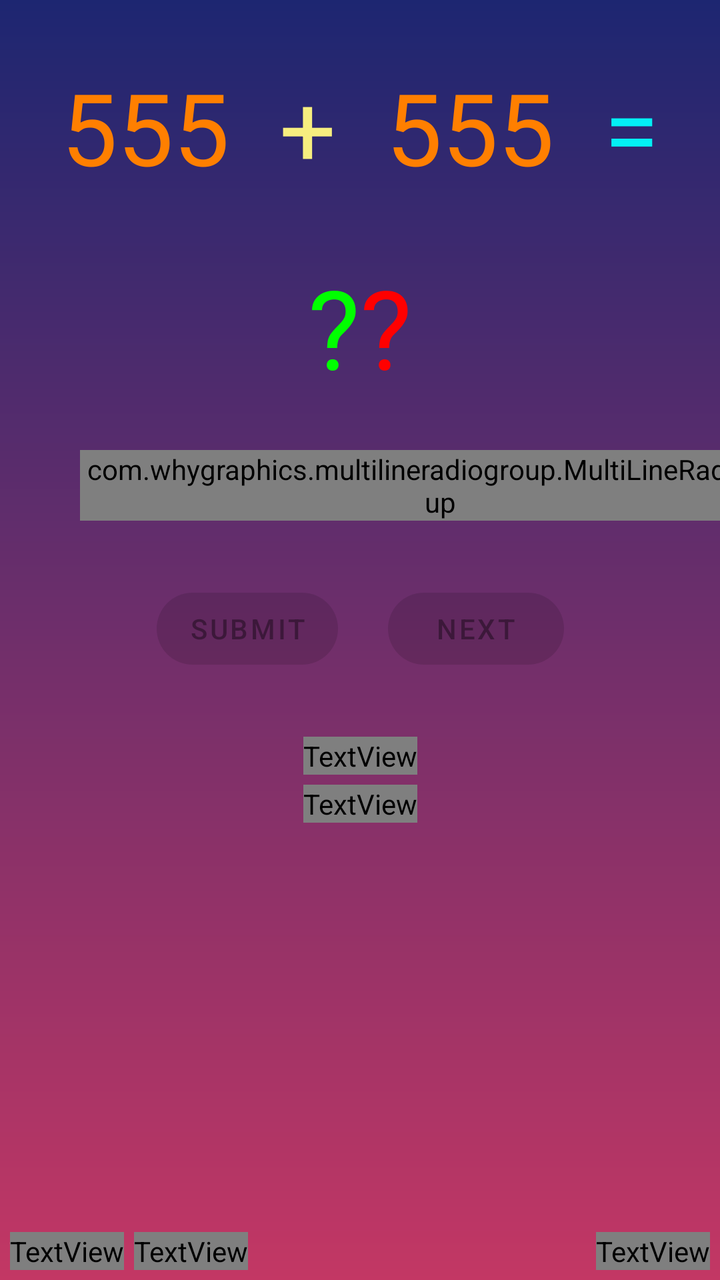
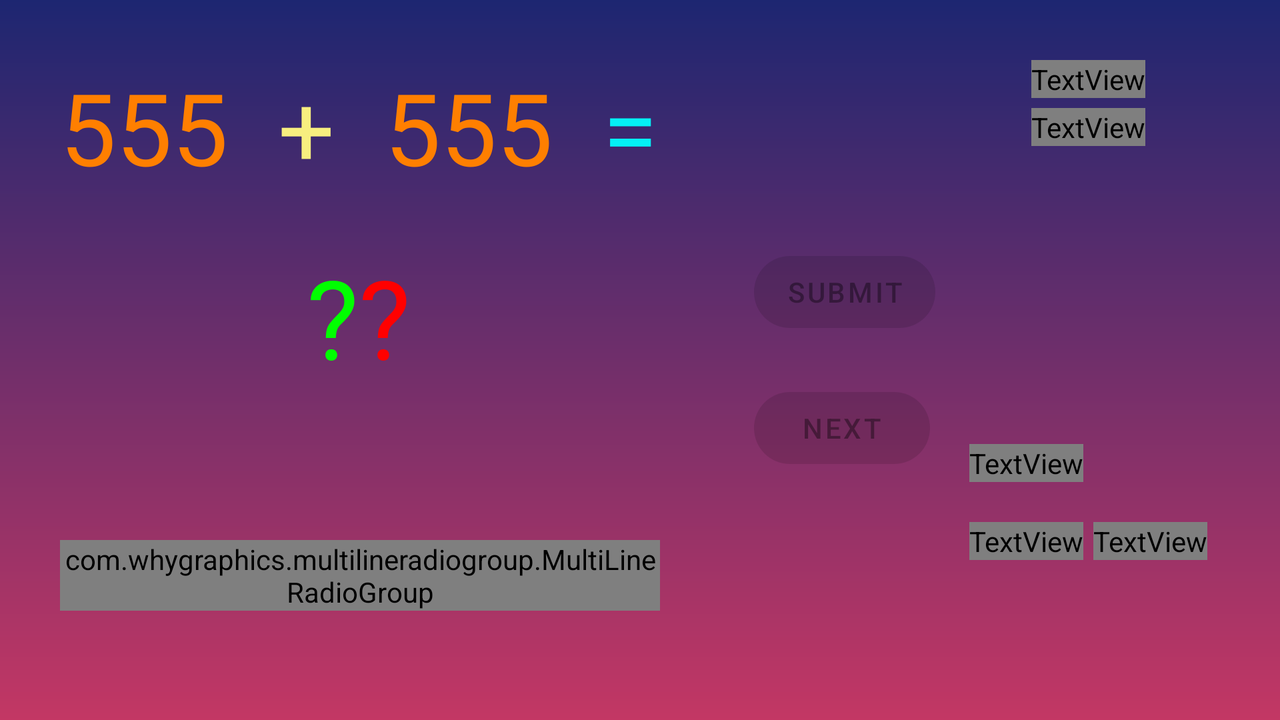

The same Android screen from two of the app's own layout files: first res/layout/ as a phone draws it, then the author's variant for another configuration, drawn on a device whose configuration selects that folder. Both files follow.
<!-- AndroidManifest.xml: application theme Theme.Mathmanica -->
<!-- res/layout/activity_quick_game.xml -->
<?xml version="1.0" encoding="utf-8"?>
<androidx.constraintlayout.widget.ConstraintLayout xmlns:android="http://schemas.android.com/apk/res/android"
    xmlns:app="http://schemas.android.com/apk/res-auto"
    xmlns:multi_line_radio_group="http://schemas.android.com/apk/res-auto"
    xmlns:tools="http://schemas.android.com/tools"
    android:id="@+id/quickGameLayout"
    android:layout_width="match_parent"
    android:layout_height="match_parent"
    tools:context=".QuickGameActivity">

    <RelativeLayout
        android:id="@+id/relativeLayout"
        android:layout_width="wrap_content"
        android:layout_height="wrap_content"
        android:layout_marginTop="30dp"
        app:layout_constraintEnd_toEndOf="parent"
        app:layout_constraintStart_toStartOf="parent"
        app:layout_constraintTop_toTopOf="parent">

        <TextView
            android:id="@+id/firstNumTxt"
            android:layout_width="wrap_content"
            android:layout_height="wrap_content"
            android:text="@string/default_number"
            android:textColor="#ff7f00"
            android:textSize="50sp" />

        <TextView
            android:id="@+id/secondNumTxt"
            android:layout_width="wrap_content"
            android:layout_height="wrap_content"
            android:layout_marginStart="25dp"
            android:layout_toEndOf="@+id/operationTxt"
            android:text="@string/default_number"
            android:textColor="#ff7f00"
            android:textSize="50sp" />

        <TextView
            android:id="@+id/operationTxt"
            android:layout_width="wrap_content"
            android:layout_height="wrap_content"
            android:layout_marginStart="25dp"
            android:layout_toEndOf="@+id/firstNumTxt"
            android:text="@string/addition"
            android:textColor="@color/yellow_caryola"
            android:textSize="50sp" />

        <TextView
            android:id="@+id/equalSignTxt"
            android:layout_width="wrap_content"
            android:layout_height="wrap_content"
            android:layout_marginStart="25dp"
            android:layout_toEndOf="@+id/secondNumTxt"
            android:text="@string/equal"
            android:textColor="#ee00ffff"
            android:textSize="50sp" />
    </RelativeLayout>

    <RelativeLayout
        android:id="@+id/questionMarkRelativeLayout"
        android:layout_width="wrap_content"
        android:layout_height="wrap_content"
        android:layout_marginTop="30dp"
        app:layout_constraintEnd_toEndOf="@+id/relativeLayout"
        app:layout_constraintStart_toStartOf="@+id/relativeLayout"
        app:layout_constraintTop_toBottomOf="@+id/relativeLayout">

        <TextView
            android:id="@+id/questionMarkTxt"
            android:layout_width="wrap_content"
            android:layout_height="wrap_content"
            android:text="@string/question_mark"
            android:textColor="@color/green"
            android:textSize="55sp" />

        <TextView
            android:id="@+id/questionMark_2Txt"
            android:layout_width="wrap_content"
            android:layout_height="wrap_content"
            android:layout_toEndOf="@+id/questionMarkTxt"
            android:text="@string/question_mark"
            android:textColor="@color/red"
            android:textSize="55sp" />
    </RelativeLayout>

    <com.whygraphics.multilineradiogroup.MultiLineRadioGroup
        android:id="@+id/choicesRadioGroup"
        android:layout_width="wrap_content"
        android:layout_height="wrap_content"
        android:layout_marginStart="40dp"
        android:layout_marginTop="25dp"
        app:layout_constraintStart_toStartOf="parent"
        app:layout_constraintTop_toBottomOf="@+id/questionMarkRelativeLayout"
        multi_line_radio_group:max_in_row="2">

        <RadioButton
            android:id="@+id/firstChoiceRadioBtn"
            android:layout_width="wrap_content"
            android:layout_height="wrap_content"
            android:layout_marginTop="25dp"
            android:text="@string/first_choice"
            android:textColor="@color/white_shaded"
            android:textSize="25sp" />

        <RadioButton
            android:id="@+id/secondChoiceRadioBtn"
            android:layout_width="wrap_content"
            android:layout_height="wrap_content"
            android:layout_marginTop="25dp"
            android:text="@string/second_choice"
            android:textColor="@color/white_shaded"
            android:textSize="25sp" />

        <RadioButton
            android:id="@+id/thirdChoiceRadioBtn"
            android:layout_width="wrap_content"
            android:layout_height="wrap_content"
            android:layout_marginTop="25dp"
            android:text="@string/third_choice"
            android:textColor="@color/white_shaded"
            android:textSize="25sp" />

        <RadioButton
            android:id="@+id/fourthChoiceRadioBtn"
            android:layout_width="wrap_content"
            android:layout_height="wrap_content"
            android:layout_marginTop="25dp"
            android:text="@string/fourth_choice"
            android:textColor="@color/white_shaded"
            android:textSize="25sp" />

    </com.whygraphics.multilineradiogroup.MultiLineRadioGroup>


    <TextView
        android:id="@+id/scoreTitleTxt"
        android:layout_width="wrap_content"
        android:layout_height="wrap_content"
        android:layout_marginTop="30dp"
        android:fontFamily="@font/knewave"
        android:text="@string/your_score"
        android:textColor="#DCF763"
        android:textSize="30sp"
        app:layout_constraintEnd_toEndOf="parent"
        app:layout_constraintStart_toStartOf="parent"
        app:layout_constraintTop_toBottomOf="@+id/btnsLayout" />

    <TextView
        android:id="@+id/scoreTxt"
        android:layout_width="wrap_content"
        android:layout_height="wrap_content"
        android:layout_marginTop="5dp"
        android:fontFamily="@font/knewave"
        android:text="@string/default_number_x2"
        android:textSize="75sp"
        app:layout_constraintEnd_toEndOf="@+id/scoreTitleTxt"
        app:layout_constraintStart_toStartOf="@+id/scoreTitleTxt"
        app:layout_constraintTop_toBottomOf="@+id/scoreTitleTxt" />

    <TextView
        android:id="@+id/difficultyModeTxt"
        android:layout_width="wrap_content"
        android:layout_height="wrap_content"
        android:layout_marginEnd="5dp"
        android:layout_marginBottom="5dp"
        android:fontFamily="@font/aclonica"
        android:text="@string/easy"
        android:textSize="18sp"
        app:layout_constraintBottom_toBottomOf="parent"
        app:layout_constraintEnd_toEndOf="parent" />

    <RelativeLayout
        android:id="@+id/btnsLayout"
        android:layout_width="wrap_content"
        android:layout_height="wrap_content"
        android:layout_marginTop="30dp"
        app:layout_constraintEnd_toEndOf="parent"
        app:layout_constraintStart_toStartOf="parent"
        app:layout_constraintTop_toBottomOf="@+id/choicesRadioGroup">

        <com.google.android.material.button.MaterialButton
            android:id="@+id/submitBtn"
            android:layout_width="wrap_content"
            android:layout_height="wrap_content"
            android:enabled="false"
            android:text="@string/submit"
            app:cornerRadius="30dp" />

        <com.google.android.material.button.MaterialButton
            android:id="@+id/nextBtn"
            android:layout_width="wrap_content"
            android:layout_height="wrap_content"
            android:layout_marginStart="25dp"
            android:layout_toEndOf="@id/submitBtn"
            android:enabled="false"
            android:text="@string/next"
            app:cornerRadius="30dp" />
    </RelativeLayout>

    <TextView
        android:id="@+id/levelNumTitle"
        android:layout_width="wrap_content"
        android:layout_height="wrap_content"
        android:layout_marginStart="5dp"
        android:layout_marginBottom="5dp"
        android:fontFamily="@font/aclonica"
        android:text="@string/level"
        android:textSize="16sp"
        app:layout_constraintBottom_toBottomOf="parent"
        app:layout_constraintStart_toStartOf="parent" />

    <TextView
        android:id="@+id/levelNumTxt"
        android:layout_width="wrap_content"
        android:layout_height="wrap_content"
        android:layout_marginStart="5dp"
        android:layout_marginBottom="5dp"
        android:fontFamily="@font/aclonica"
        android:text="@string/level_num"
        android:textSize="18sp"
        app:layout_constraintBottom_toBottomOf="parent"
        app:layout_constraintStart_toEndOf="@+id/levelNumTitle" />

    <TextView
        android:id="@+id/quickGameBonusTxt"
        android:layout_width="wrap_content"
        android:layout_height="wrap_content"
        android:text="@string/add_25"
        android:visibility="invisible"
        app:layout_constraintStart_toEndOf="@+id/scoreTxt"
        app:layout_constraintTop_toTopOf="@+id/scoreTxt" />

</androidx.constraintlayout.widget.ConstraintLayout>
<!-- resources referenced by this layout -->
<resources>
  <color name="green">#00FF00</color>
  <color name="red">#ff0000</color>
  <color name="white_shaded">#eeffffff</color>
  <color name="yellow_caryola">#F7EE7F</color>
  <string name="add_25">+25</string>
  <string name="addition">+</string>
  <string name="default_number">555</string>
  <string name="default_number_x2">5555</string>
  <string name="easy">Easy</string>
  <string name="equal">=</string>
  <string name="first_choice">A) 555</string>
  <string name="fourth_choice">D) 555</string>
  <string name="level">Level:</string>
  <string name="level_num">1</string>
  <string name="next">Next</string>
  <string name="question_mark">\?</string>
  <string name="second_choice">B) 555</string>
  <string name="submit">Submit</string>
  <string name="third_choice">C) 555</string>
  <string name="your_score">YOUR SCORE</string>
  <style name="Theme.Mathmanica" parent="Theme.MaterialComponents.DayNight.DarkActionBar">
          
          <item name="colorPrimary">@color/purple_500</item>
          <item name="colorPrimaryVariant">@color/purple_700</item>
          <item name="colorOnPrimary">@color/white</item>
          
          <item name="colorSecondary">@color/teal_200</item>
          <item name="colorSecondaryVariant">@color/teal_700</item>
          <item name="colorOnSecondary">@color/black</item>
          
          <item name="android:statusBarColor">?attr/colorPrimaryVariant</item>
          
          <item name="android:windowBackground">@drawable/main_background</item>
          <item name="android:windowAnimationStyle">@style/CustomAnimation</item>
      </style>
  <color name="purple_500">#FF6200EE</color>
  <color name="purple_700">#FF3700B3</color>
  <color name="white">#FFFFFFFF</color>
  <color name="teal_200">#FF03DAC5</color>
  <color name="teal_700">#FF018786</color>
  <color name="black">#FF000000</color>
  <!-- drawable main_background (drawable) -->
  <?xml version="1.0" encoding="utf-8"?>
  <shape xmlns:android="http://schemas.android.com/apk/res/android">
  
      <gradient
          android:type="linear"
          android:angle="90"
          android:startColor="@color/bg_red"
          android:endColor="@color/bg_blue" />
  
  </shape>
  <style name="CustomAnimation">
          <item name="android:activityOpenEnterAnimation">@anim/slide_in</item>
          <item name="android:activityOpenExitAnimation">@anim/slide_out</item>
          <item name="android:activityCloseEnterAnimation">@anim/slide_out</item>
          <item name="android:activityCloseExitAnimation">@anim/slide_in</item>
      </style>
  <color name="bg_red">#C33764</color>
  <color name="bg_blue">#1D2671</color>
</resources>
<!-- res/layout-land/activity_quick_game.xml (the author's variant of the layout above) -->
<!-- drawn on the phone turned sideways -->
<?xml version="1.0" encoding="utf-8"?>
<androidx.constraintlayout.widget.ConstraintLayout xmlns:android="http://schemas.android.com/apk/res/android"
    xmlns:app="http://schemas.android.com/apk/res-auto"
    xmlns:multi_line_radio_group="http://schemas.android.com/apk/res-auto"
    xmlns:tools="http://schemas.android.com/tools"
    android:id="@+id/quickGameLayout"
    android:layout_width="match_parent"
    android:layout_height="match_parent"
    tools:context=".QuickGameActivity">

    <RelativeLayout
        android:id="@+id/relativeLayout"
        android:layout_width="wrap_content"
        android:layout_height="wrap_content"
        android:layout_marginStart="30dp"
        android:layout_marginTop="30dp"
        app:layout_constraintStart_toStartOf="parent"
        app:layout_constraintTop_toTopOf="parent">

        <TextView
            android:id="@+id/firstNumTxt"
            android:layout_width="wrap_content"
            android:layout_height="wrap_content"
            android:text="@string/default_number"
            android:textColor="#ff7f00"
            android:textSize="50sp" />

        <TextView
            android:id="@+id/secondNumTxt"
            android:layout_width="wrap_content"
            android:layout_height="wrap_content"
            android:layout_marginStart="25dp"
            android:layout_toEndOf="@+id/operationTxt"
            android:text="@string/default_number"
            android:textColor="#ff7f00"
            android:textSize="50sp" />

        <TextView
            android:id="@+id/operationTxt"
            android:layout_width="wrap_content"
            android:layout_height="wrap_content"
            android:layout_marginStart="25dp"
            android:layout_toEndOf="@+id/firstNumTxt"
            android:text="@string/addition"
            android:textColor="@color/yellow_caryola"
            android:textSize="50sp" />

        <TextView
            android:id="@+id/equalSignTxt"
            android:layout_width="wrap_content"
            android:layout_height="wrap_content"
            android:layout_marginStart="25dp"
            android:layout_toEndOf="@+id/secondNumTxt"
            android:text="@string/equal"
            android:textColor="#ee00ffff"
            android:textSize="50sp" />
    </RelativeLayout>

    <RelativeLayout
        android:id="@+id/questionMarkRelativeLayout"
        android:layout_width="wrap_content"
        android:layout_height="wrap_content"
        android:layout_marginTop="25dp"
        app:layout_constraintEnd_toEndOf="@+id/relativeLayout"
        app:layout_constraintStart_toStartOf="@+id/relativeLayout"
        app:layout_constraintTop_toBottomOf="@+id/relativeLayout">

        <TextView
            android:id="@+id/questionMarkTxt"
            android:layout_width="wrap_content"
            android:layout_height="wrap_content"
            android:text="@string/question_mark"
            android:textColor="@color/green"
            android:textSize="55sp" />

        <TextView
            android:id="@+id/questionMark_2Txt"
            android:layout_width="wrap_content"
            android:layout_height="wrap_content"
            android:layout_toEndOf="@+id/questionMarkTxt"
            android:text="@string/question_mark"
            android:textColor="@color/red"
            android:textSize="55sp" />
    </RelativeLayout>

    <com.whygraphics.multilineradiogroup.MultiLineRadioGroup
        android:id="@+id/choicesRadioGroup"
        android:layout_width="300dp"
        android:layout_height="wrap_content"
        android:layout_marginTop="20dp"
        app:layout_constraintBottom_toBottomOf="parent"
        app:layout_constraintStart_toStartOf="@+id/relativeLayout"
        app:layout_constraintTop_toBottomOf="@+id/questionMarkRelativeLayout"
        multi_line_radio_group:max_in_row="2">

        <RadioButton
            android:id="@+id/firstChoiceRadioBtn"
            android:layout_width="wrap_content"
            android:layout_height="wrap_content"
            android:layout_marginTop="25dp"
            android:text="@string/first_choice"
            android:textColor="@color/white_shaded"
            android:textSize="25sp" />

        <RadioButton
            android:id="@+id/secondChoiceRadioBtn"
            android:layout_width="wrap_content"
            android:layout_height="wrap_content"
            android:layout_marginTop="25dp"
            android:text="@string/second_choice"
            android:textColor="@color/white_shaded"
            android:textSize="25sp" />

        <RadioButton
            android:id="@+id/thirdChoiceRadioBtn"
            android:layout_width="wrap_content"
            android:layout_height="wrap_content"
            android:layout_marginTop="25dp"
            android:text="@string/third_choice"
            android:textColor="@color/white_shaded"
            android:textSize="25sp" />

        <RadioButton
            android:id="@+id/fourthChoiceRadioBtn"
            android:layout_width="wrap_content"
            android:layout_height="wrap_content"
            android:layout_marginTop="25dp"
            android:text="@string/fourth_choice"
            android:textColor="@color/white_shaded"
            android:textSize="25sp" />

    </com.whygraphics.multilineradiogroup.MultiLineRadioGroup>


    <TextView
        android:id="@+id/scoreTitleTxt"
        android:layout_width="wrap_content"
        android:layout_height="wrap_content"
        android:layout_marginTop="30dp"
        android:fontFamily="@font/knewave"
        android:text="@string/your_score"
        android:textColor="#DCF763"
        android:textSize="30sp"
        app:layout_constraintEnd_toEndOf="parent"
        app:layout_constraintStart_toStartOf="@+id/guideline11"
        app:layout_constraintTop_toTopOf="parent" />

    <TextView
        android:id="@+id/scoreTxt"
        android:layout_width="wrap_content"
        android:layout_height="wrap_content"
        android:layout_marginTop="5dp"
        android:fontFamily="@font/knewave"
        android:text="@string/default_number_x2"
        android:textSize="75sp"
        app:layout_constraintEnd_toEndOf="@+id/scoreTitleTxt"
        app:layout_constraintStart_toStartOf="@+id/scoreTitleTxt"
        app:layout_constraintTop_toBottomOf="@+id/scoreTitleTxt" />


    <RelativeLayout
        android:id="@+id/btnsLayout"
        android:layout_width="wrap_content"
        android:layout_height="wrap_content"
        app:layout_constraintBottom_toBottomOf="parent"
        app:layout_constraintEnd_toStartOf="@+id/scoreTxt"
        app:layout_constraintStart_toEndOf="@+id/relativeLayout"
        app:layout_constraintTop_toTopOf="parent">

        <com.google.android.material.button.MaterialButton
            android:id="@+id/submitBtn"
            android:layout_width="wrap_content"
            android:layout_height="wrap_content"
            android:enabled="false"
            android:text="@string/submit"
            app:cornerRadius="30dp" />

        <com.google.android.material.button.MaterialButton
            android:id="@+id/nextBtn"
            android:layout_width="wrap_content"
            android:layout_height="wrap_content"
            android:layout_below="@id/submitBtn"
            android:layout_marginTop="20dp"
            android:enabled="false"
            android:text="@string/next"
            app:cornerRadius="30dp" />
    </RelativeLayout>

    <RelativeLayout
        android:layout_width="wrap_content"
        android:layout_height="wrap_content"
        app:layout_constraintBottom_toTopOf="@+id/guideline12"
        app:layout_constraintEnd_toEndOf="@+id/scoreTxt"
        app:layout_constraintStart_toStartOf="@+id/scoreTxt"
        app:layout_constraintTop_toTopOf="@+id/guideline13">

        <TextView
            android:id="@+id/difficultyModeTxt"
            android:layout_width="wrap_content"
            android:layout_height="wrap_content"
            android:layout_marginBottom="20dp"
            android:fontFamily="@font/aclonica"
            android:text="@string/easy"
            android:textSize="25sp" />

        <TextView
            android:id="@+id/levelNumTitle"
            android:layout_width="wrap_content"
            android:layout_height="wrap_content"
            android:layout_below="@id/difficultyModeTxt"
            android:fontFamily="@font/aclonica"
            android:text="@string/level"
            android:textSize="23sp" />

        <TextView
            android:id="@+id/levelNumTxt"
            android:layout_width="wrap_content"
            android:layout_height="wrap_content"
            android:layout_below="@id/difficultyModeTxt"
            android:layout_marginStart="5dp"
            android:layout_toEndOf="@id/levelNumTitle"
            android:fontFamily="@font/aclonica"
            android:text="@string/level_num"
            android:textSize="25sp" />
    </RelativeLayout>

    <TextView
        android:id="@+id/quickGameBonusTxt"
        android:layout_width="wrap_content"
        android:layout_height="wrap_content"
        android:text="@string/add_25"
        android:visibility="invisible"
        app:layout_constraintStart_toEndOf="@+id/scoreTxt"
        app:layout_constraintTop_toTopOf="@+id/scoreTxt" />

    <androidx.constraintlayout.widget.Guideline
        android:id="@+id/guideline11"
        android:layout_width="wrap_content"
        android:layout_height="wrap_content"
        android:orientation="vertical"
        app:layout_constraintGuide_begin="448dp" />

    <androidx.constraintlayout.widget.Guideline
        android:id="@+id/guideline12"
        android:layout_width="wrap_content"
        android:layout_height="wrap_content"
        android:orientation="horizontal"
        app:layout_constraintGuide_begin="327dp" />

    <androidx.constraintlayout.widget.Guideline
        android:id="@+id/guideline13"
        android:layout_width="wrap_content"
        android:layout_height="wrap_content"
        android:orientation="horizontal"
        app:layout_constraintGuide_begin="175dp" />

</androidx.constraintlayout.widget.ConstraintLayout>
